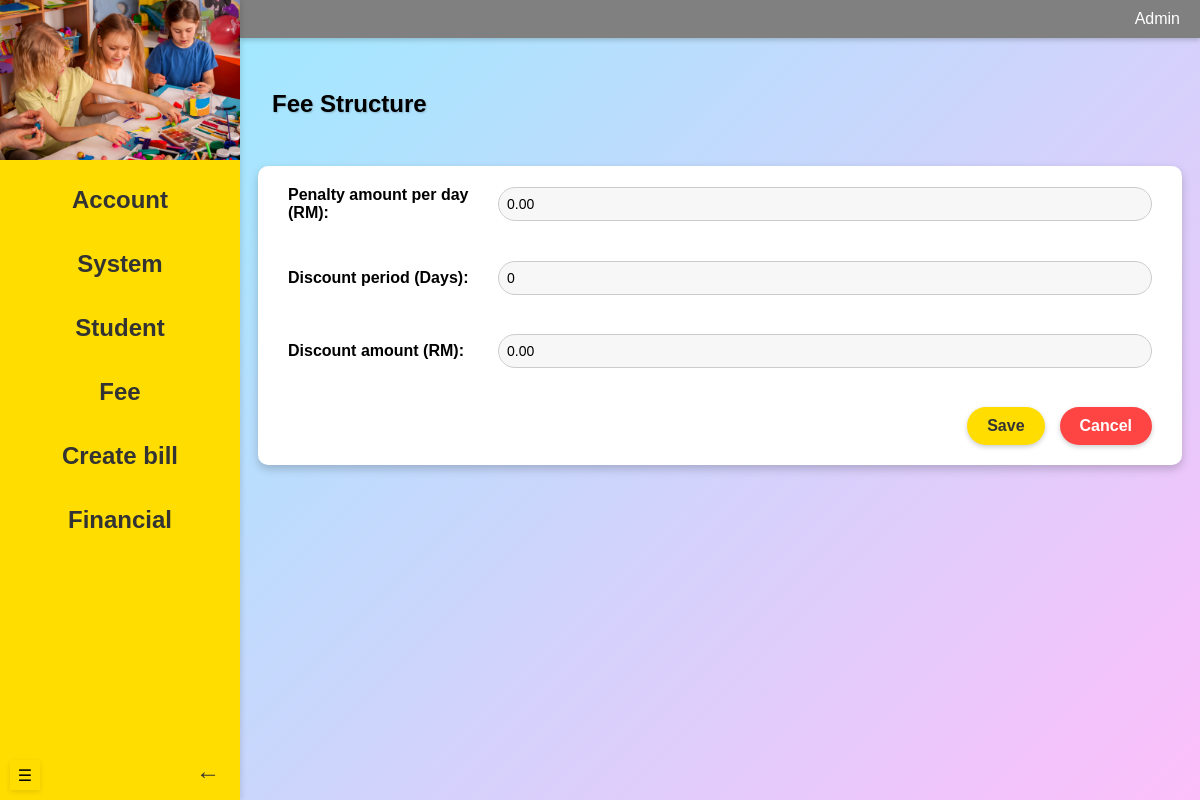
/admin/fee_structure (signed in), run on an earlier commit of the app's database.
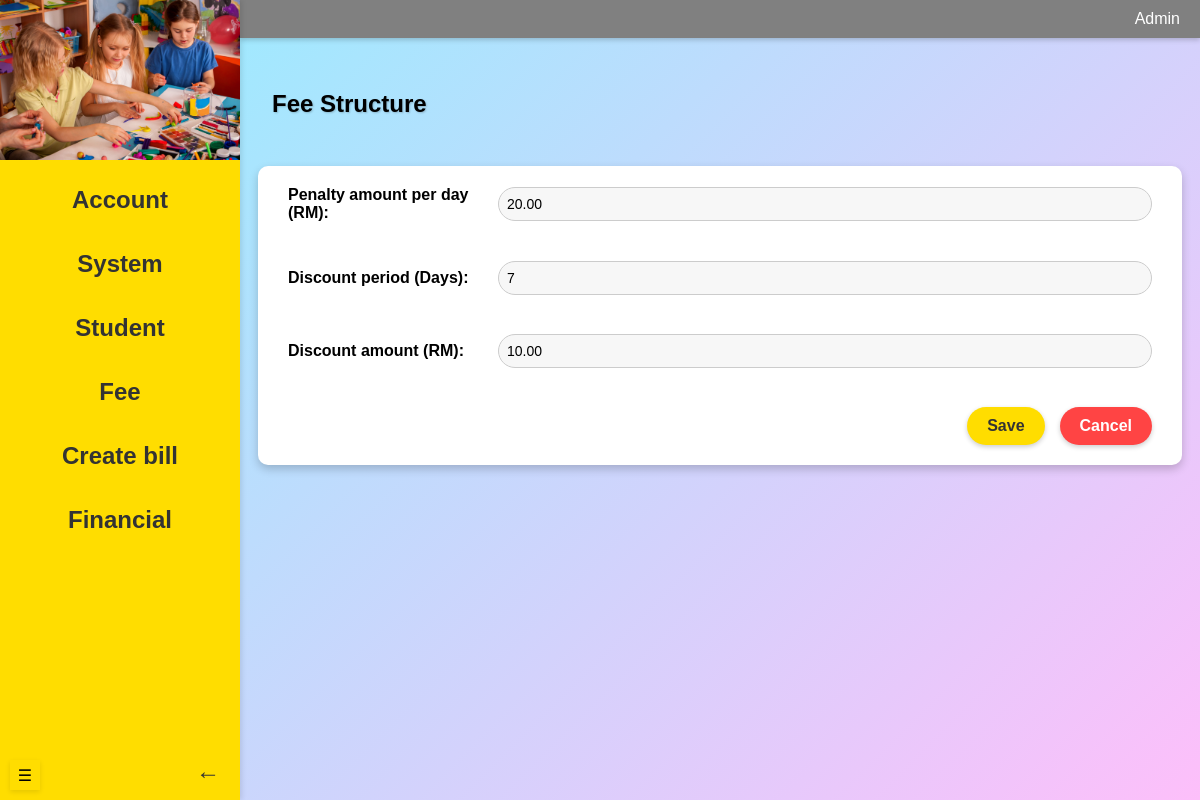
And on a later commit of the database.
### models.py (models this page shows)
class FeeSetting(db.Model):
    id = db.Column(db.Integer, primary_key=True, autoincrement=True)
    detail = db.Column(db.String(50), unique=True, nullable=False)  # "penalty_amount", "discount_period", "discount_amount"
    value = db.Column(db.Float, nullable=False)  # The actual amount or period

### routes/admin_routes.py (the view, shortened to what this page needs)
@admin_blueprint.route('/fee_structure', methods=['GET', 'POST'])
@login_required
def fee_structure():
    if current_user.role != 'admin':
        return jsonify({"status": "error", "message": "Unauthorized access."}), 403
    settings = FeeSetting.query.all()
    fee_dict = {setting.detail: setting.value for setting in settings}
    required_settings = ['penalty_amount', 'discount_period', 'discount_amount']
    for setting in required_settings:
        if setting not in fee_dict:
            new_setting = FeeSetting(detail=setting, value=0)  # Default value 0.0
            db.session.add(new_setting)
            fee_dict[setting] = 0  # Add to dictionary as well
    db.session.commit()  # Commit new settings if needed
    return render_template("feeStructure.html", fee_dict=fee_dict)

### app.py (called while the page is built)
@login_manager.user_loader
def load_user(user_id):
    return User.query.get(int(user_id))

### templates/feeStructure.html (shortened to what this page needs)
{% if current_user.role == 'teacher' %}
    {% extends "teacherBase.html" %}
{% elif current_user.role == 'admin'%}
    {% extends "adminBase.html" %}
{% elif current_user.role == 'accountant' %}
    {% extends "accountantBase.html" %}
{% elif current_user.role == 'parent'%}
    {% extends "parentBase.html" %}
{% endif %}
{% block header %}
    <link rel="stylesheet" href="{{ url_for('static', filename='feeStructure.css') }}">
{%endblock%}
{% block content %}
    <section class="content">
        <div class="header-container">
            <h1>Fee Structure</h1>
        </div>
        <div class="container">
            <form class="form" id="feeForm" action="{{ url_for('admin.fee_structure') }}" method="POST">
                <div class="form-group">
                    <label for="penalty">Penalty amount per day (RM):</label>
                    <input type="text" id="penalty" name="penalty" value="{{ '%.2f' | format(fee_dict.get('penalty_amount', '')) }}">
                </div>
                <div class="form-group">
                    <label for="period">Discount period (Days):</label>
                    <input type="text" id="period" name="period" value="{{ fee_dict.get('discount_period', 0) | int }}">
                </div>
                <div class="form-group">
                    <label for="discount">Discount amount (RM):</label>
                    <input type="text" id="discount" name="discount" value="{{ '%.2f' | format(fee_dict.get('discount_amount', '')) }}">
                </div>
                <div class="form-actions">
                    <button type="submit" class="save-btn">Save</button>
                    <button type="button" class="cancel-btn" onclick="clearForm()">Cancel</button>
                </div>
            </form>
        </div>
    </section>
{% endblock %}

What changed in the data, as far as the page shows it:
changed FeeSetting (number 1 of 3 on the later page): penalty "0.00" → "20.00"
changed FeeSetting (number 2 of 3 on the later page): period "0" → "7"
changed FeeSetting (number 3 of 3 on the later page): discount "0.00" → "10.00"
